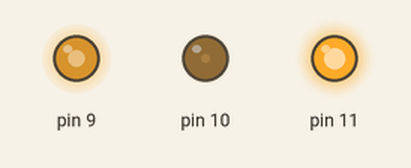
Recording of a sketch running on a simulated Arduino Uno, built with avr-gcc and run on an emulated ATmega328P. Shown: output pins drawn as LEDs (lit = HIGH).

Above: at 0.05 s.
At 0.2 s:
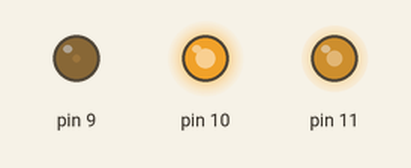
Timing chart, 0 to 3.0 s (numbered marks = the images above):
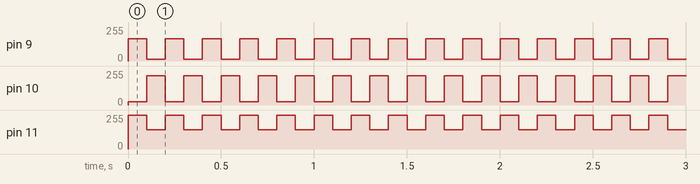

Measured:
- by itself, pin 9: alternates 166/255 for 0.10 s and 12/255 for 0.10 s
- by itself, pin 10: alternates 221/255 for 0.10 s and 24/255 for 0.10 s
- by itself, pin 11: alternates 255/255 for 0.10 s and 144/255 for 0.10 s

The sketch:

NhayLedRGB.ino
```cpp
void setup()
{
  pinMode(11, OUTPUT);
  pinMode(10, OUTPUT);
  pinMode(9, OUTPUT);
}

void loop()
{
  analogWrite(11,255);
  analogWrite(10,24);
  analogWrite(9,166);
  delay(100);

  analogWrite(11,144);
  analogWrite(10,221);
  analogWrite(9,12);
  delay(100);
}
```
